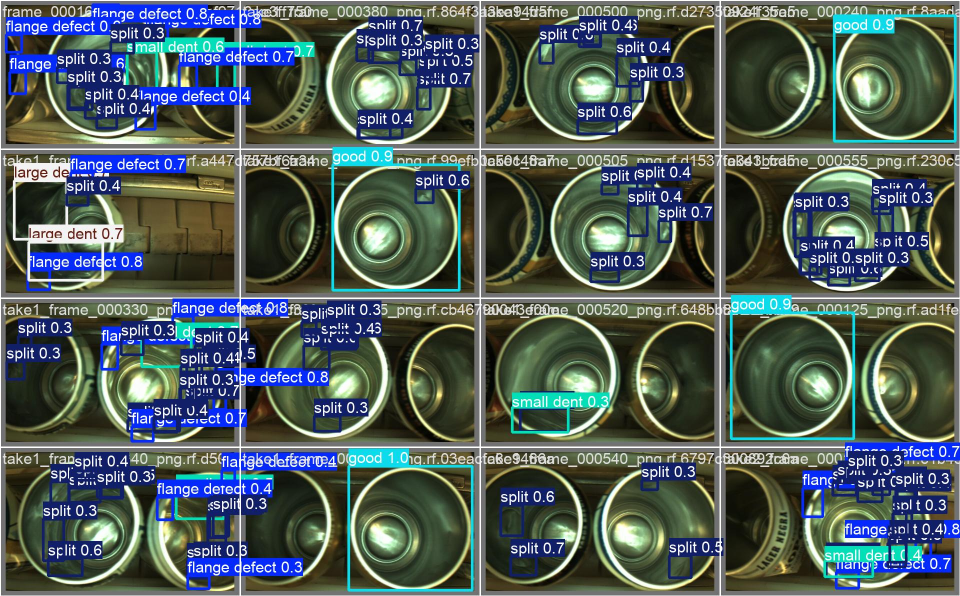
#> input picture val/val_batch0_pred.jpg, 1920 x 1192 px (shown at 1/2 size)
$ python -i vision.py   (imports and definitions only)   (older library calls are emulated)
#> lines starting #> are read from the running program, lines starting #| are printed output that depends on the picture
#> further down, picture is the input picture: shape (1192, 1920, 3); mean B, G, R 90.6, 93.2, 79.9
"""
Image processing for can inspection (OpenCV + NumPy).

Pipeline for every frame
  1. Resize to WORK_WIDTH, convert to grayscale, blur.
  2. Find the can (Hough circle) and build the region of interest (ROI).
  3. Build a difference image - how much each pixel deviates from "normal":
       * reference mode : compared to a taught GOOD can (aligned by the circle).
                          Best for real cans with rings / embossing.
       * local mode     : compared to its own neighbourhood (median filter).
                          Works without teaching; good for smooth surfaces.
  4. Threshold by sensitivity, clean up, keep blobs >= min area.
  5. Classify each blob: Scratch (long, thin), Contamination (small, dark), Dent.

This is a classic machine-vision baseline ("Built-in" engine).

TEAM ENGINE: the "Team" detection engine runs detect(image) from team_vision.py
in the project folder instead, so the team's own OpenCV code drives PASS / FAIL,
the boxes in the live view, saved images and the reject. The file is reloaded
automatically when it changes. See team_vision.py for the contract.
"""
from __future__ import annotations

import importlib.util
import threading
import time
from dataclasses import dataclass, field
from pathlib import Path

import cv2
import numpy as np

from .config import APP_DIR

# [1 line that did not run here, left out]
WORK_WIDTH = 640          # processing resolution (min area is measured at this size)

# BGR colors for overlays
C_ROI = (238, 211, 34)    # cyan
C_FAIL = (68, 68, 239)    # red
C_PASS = (94, 197, 34)    # green
C_TEXT = (243, 237, 230)


@dataclass
class VisionParams:
    sensitivity: int = 50        # 1..100, higher finds fainter defects
    min_area: int = 40           # px at WORK_WIDTH
    roi_scale: float = 0.88      # inspect this fraction of the can radius (skips the rim edge)
    engine: str = "builtin"      # "builtin" | "team" (team_vision.py) | "yolo"
    yolo_model: str = ""
    yolo_conf: float = 0.5
    yolo_imgsz: int = 640
    yolo_crop: bool = True
    yolo_empty_fails: bool = True   # detection model with a "good" class finds nothing -> FAIL (not PASS)
    area: tuple = (0.0, 0.0, 1.0, 1.0)   # inspection area (x0, y0, x1, y1) as fractions of the image

    @property
    def threshold(self) -> int:
        return int(max(5, 65 - 0.6 * self.sensitivity))


@dataclass
class Defect:
    label: str
    x: int
    y: int
    w: int
    h: int
    area: int
    strength: float              # mean deviation (gray levels)


@dataclass
class VisionResult:
    passed: bool
    defects: list
    circle: tuple | None         # (x, y, r) of the can at WORK_WIDTH, or None
    confidence: float
    ms: float
    method: str                  # "reference" | "local" | "team"
    work: np.ndarray = field(repr=False)     # BGR image at WORK_WIDTH
    blur: np.ndarray = field(repr=False)
    diff: np.ndarray = field(repr=False)
    mask: np.ndarray = field(repr=False)
    circles: list = field(default_factory=list)      # [(x, y, r, label)] at WORK_WIDTH (team engine)
    measures: dict = field(default_factory=dict)     # numbers to show, e.g. {"Diameter": "512 px"}
    area: tuple | None = None                        # inspection area (x0, y0, x1, y1) at WORK_WIDTH

    @property
    def label(self) -> str:
        return self.defects[0].label if self.defects else ""

    # [23 lines left out: functions summary, to_work, not called in this run]


def _blur(work: np.ndarray) -> np.ndarray:
    return cv2.GaussianBlur(cv2.cvtColor(work, cv2.COLOR_BGR2GRAY), (5, 5), 0)


class Vision:
    # [27 lines left out: functions __init__, find_can, teach, not called in this run]

    def clear_reference(self):
        self.reference = None
        self.reference_time = None

    # [155 lines left out: functions _expected, analyze, _analyze, area_pixels, embed, draw_area, not called in this run]


# =============================================================================
# Team engine - runs detect(image) from team_vision.py
# =============================================================================
# [83 lines that did not run here, left out]


def _parse_team(out, scale, shape):
    """detect() may return:
         True / False                       good / defective (no box)
         [] or None                         good can
         [{"label", "box": (x, y, w, h), "confidence"}, ...]
         [("Dent", x, y, w, h[, confidence]), ...]
    Boxes are in pixels of the image that was passed in."""
    if out is None or out is True:
        return [], []
    if out is False:
        return [Defect("Defect", 0, 0, 0, 0, 0, 0.0)], [0.9]
    if not isinstance(out, (list, tuple)):
        raise RuntimeError(f"detect() returned {type(out).__name__}; expected a list or True/False")
    h, w = shape[:2]
    defects, confs = [], []
    for item in out:
        if isinstance(item, dict):
            label = str(item.get("label", "Defect"))
            box = item.get("box") or (0, 0, 0, 0)
            conf = item.get("confidence", 0.9)
        elif isinstance(item, (list, tuple)) and len(item) >= 5:
            label, box, conf = str(item[0]), item[1:5], (item[5] if len(item) > 5 else 0.9)
        else:
            raise RuntimeError(f"detect() returned an item it can't read: {item!r}")
        x, y, bw, bh = (float(v) * scale for v in box)
        x, y = int(np.clip(x, 0, w - 1)), int(np.clip(y, 0, h - 1))
        bw, bh = int(min(bw, w - x)), int(min(bh, h - y))
        defects.append(Defect(label, x, y, bw, bh, bw * bh, 0.0))
        confs.append(float(np.clip(conf, 0.0, 1.0)))
    order = sorted(range(len(defects)), key=lambda i: defects[i].area, reverse=True)
    return [defects[i] for i in order], [confs[i] for i in order]


# =============================================================================
# YOLO engine - a trained Ultralytics model (detection or classification)
# =============================================================================
class Busy(Exception):
    """The model is in use by an inspection; the live view skips this frame."""


GOOD_NAMES = {"good", "ok", "pass", "no_defect", "normal"}


# [4 lines left out: function is_good_name, not called in this run]


class YoloDetector:
    """Runs an Ultralytics YOLO model (pip install ultralytics).

    * Detection models (yolo11n.pt / yolo26n.pt trained on boxes): each box = a defect.
    * Classification models (*-cls), e.g. the team's pass / fail classifier:
      fail score = 1 - (probability of the good / ok / pass / normal classes);
      the can FAILS when the fail score reaches "Min confidence" (60 % = the
      FAIL_THRESHOLD of the team's inspect_can.py). Runs at the size it was trained at.
    * Formats: .pt, .onnx, an NCNN export folder (*_ncnn_model), or a Hailo export
      folder (*_hailo_model with the .hef + metadata.yaml) / a .hef inside one - runs on
      the AI HAT+ (Hailo-8), much faster than the CPU. The Hailo model always runs at
      the size it was exported at.
    * Inspections always get the model; the live view only uses it when it is
      free, so the live view can never delay a reject.
    """

    # [225 lines left out: functions __init__, _load, preload, analyze, _run, is_hailo_model and 4 more, not called in this run]


def exposure_stats(frame: np.ndarray) -> dict:
    """Brightness of a frame: mean (0-255), % blown-out and % black pixels."""
    g = frame if frame.ndim == 2 else cv2.cvtColor(frame, cv2.COLOR_BGR2GRAY)
    small = cv2.resize(g, (max(1, g.shape[1] // 4), max(1, g.shape[0] // 4)), interpolation=cv2.INTER_AREA)
    n = small.size
    return {"mean": float(small.mean()), "clipped": float((small >= 250).sum() * 100 / n),
            "black": float((small <= 5).sum() * 100 / n)}


_focus = {"hist": []}          # (time, sharpness) for the "best so far" marker


def focus_view(frame: np.ndarray) -> np.ndarray:
    """Setup helper: centre of the image at FULL resolution (no downscaling) with a sharpness
    score to maximise while turning the lens focus ring, plus a brightness check."""
    bgr = frame if frame.ndim == 3 else cv2.cvtColor(frame, cv2.COLOR_GRAY2BGR)
    h, w = bgr.shape[:2]
    cw, ch = min(w, 960), min(h, 720)
    x0, y0 = (w - cw) // 2, (h - ch) // 2
    crop = bgr[y0:y0 + ch, x0:x0 + cw].copy()
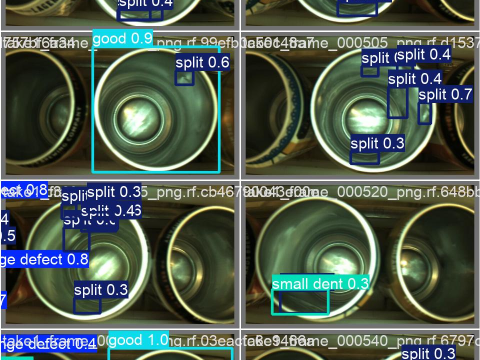
#> crop: shape (720, 960, 3) (shown at 1/2 size); mean B, G, R 81.7, 92.5, 80
    g = cv2.cvtColor(crop, cv2.COLOR_BGR2GRAY)
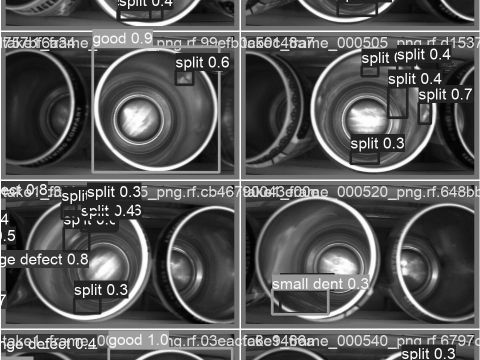
#> g: shape (720, 960) (shown at 1/2 size); min 0, max 255, mean 87.5
    sharp = float(cv2.Laplacian(g, cv2.CV_64F).var())
#> sharp = 2409.2
    now = time.monotonic()
    hist = [(t, v) for t, v in _focus["hist"] if now - t < 20] + [(now, sharp)]
#> hist = [(231.3, 2409.2)]
    _focus["hist"] = hist
    best = max(v for _, v in hist)
#> best = 2409.2
    ex = exposure_stats(frame)
#> in exposure_stats, `g = frame if frame.ndim == 2 else cv2.cvtColor(frame, cv2.COLOR_BGR2GR..`:
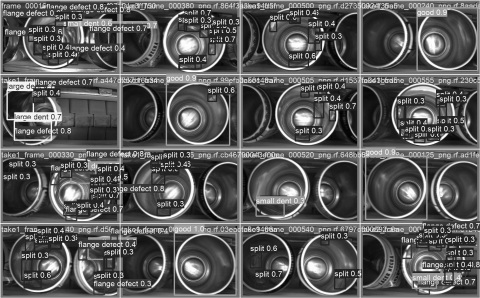
#> g: shape (1192, 1920) (shown at 1/4 size); min 0, max 255, mean 88.9
#> in exposure_stats, `small = cv2.resize(g, (max(1, g.shape[1] // 4), max(1, g.shape[0] // 4..`:
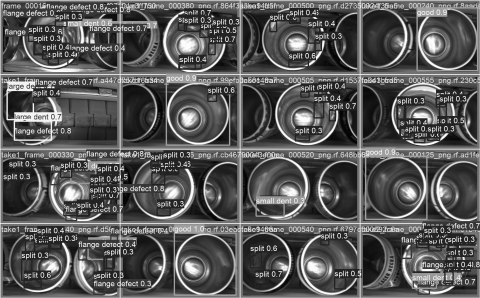
#> small: shape (298, 480); min 2, max 254, mean 88.9
#> ex = {'mean': 88.95, 'clipped': 0.747, 'black': 0.131}

    # panel
    pw = min(cw - 20, 640)
    cv2.rectangle(crop, (10, 10), (10 + pw, 160), (20, 15, 11), -1)
    cv2.putText(crop, "FOCUS - turn the lens ring slowly, make the bar longest", (22, 38),
                cv2.FONT_HERSHEY_SIMPLEX, 0.62, C_TEXT, 1, cv2.LINE_AA)
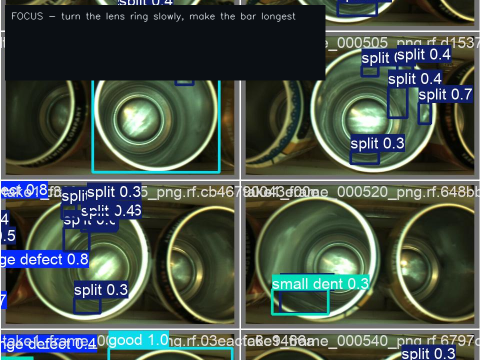
#> crop: shape (720, 960, 3) (shown at 1/2 size); mean B, G, R 73.4, 81.7, 70.6
    frac = 0 if best <= 0 else min(1.0, sharp / best)
#> frac = 1
    cv2.rectangle(crop, (22, 52), (22 + pw - 24, 78), (60, 50, 40), -1)
    cv2.rectangle(crop, (22, 52), (22 + int((pw - 24) * frac), 78),
                  C_PASS if frac > 0.95 else (36, 165, 245) if frac > 0.75 else C_FAIL, -1)
    cv2.putText(crop, f"sharpness {sharp:.0f}   best in last 20 s {best:.0f}", (22, 106),
                cv2.FONT_HERSHEY_SIMPLEX, 0.62, C_TEXT, 1, cv2.LINE_AA)
    m = ex["mean"]
#> m = 88.95
    verdict = ("TOO DARK - longer exposure / more light / open the aperture" if m < 60 else
               "OVEREXPOSED - shorter exposure / less light" if ex["clipped"] > 3 or m > 200 else "brightness OK")
#> verdict = 'brightness OK'
    color = C_PASS if verdict == "brightness OK" else (36, 165, 245)
#> color = (94, 197, 34)
    cv2.putText(crop, f"brightness {m:.0f}/255  ({ex['clipped']:.1f}% white)  {verdict}", (22, 140),
                cv2.FONT_HERSHEY_SIMPLEX, 0.55, color, 1, cv2.LINE_AA)
    cv2.putText(crop, f"centre {cw}x{ch} of {w}x{h} at full resolution", (14, ch - 12),
                cv2.FONT_HERSHEY_SIMPLEX, 0.45, C_TEXT, 1, cv2.LINE_AA)
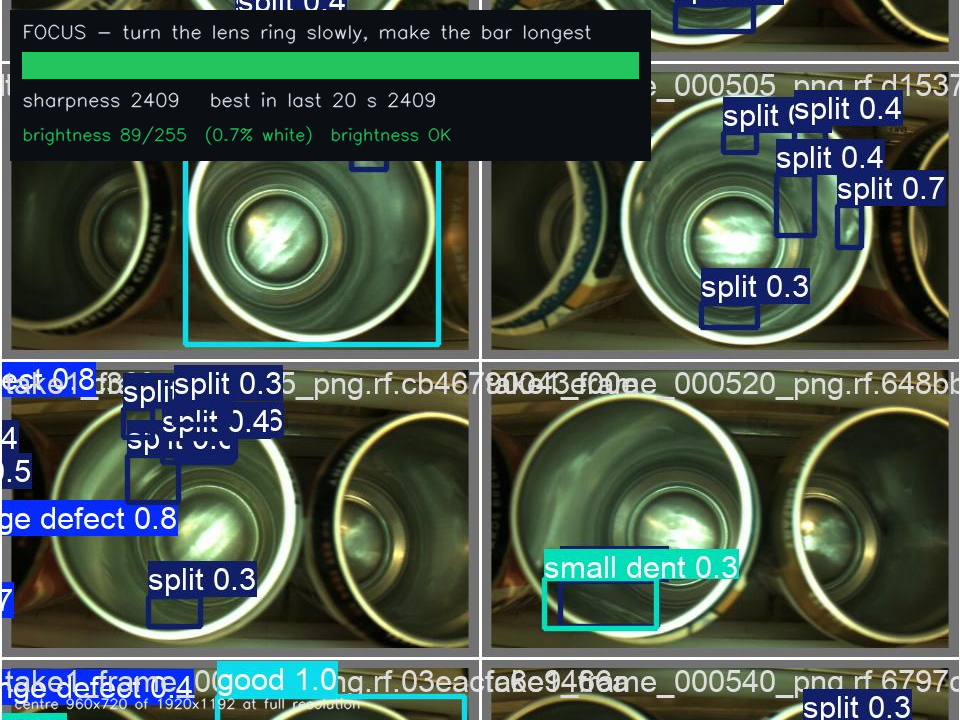
#> crop: shape (720, 960, 3); mean B, G, R 75.8, 86.9, 71.7
    return crop


# [27 lines left out: functions _area_work, render, not called in this run]

>>> import cv2
>>> picture = cv2.imread('../../val/val_batch0_pred.jpg')
>>> result = focus_view(picture)

$ run again, on val/val_batch1_pred.jpg
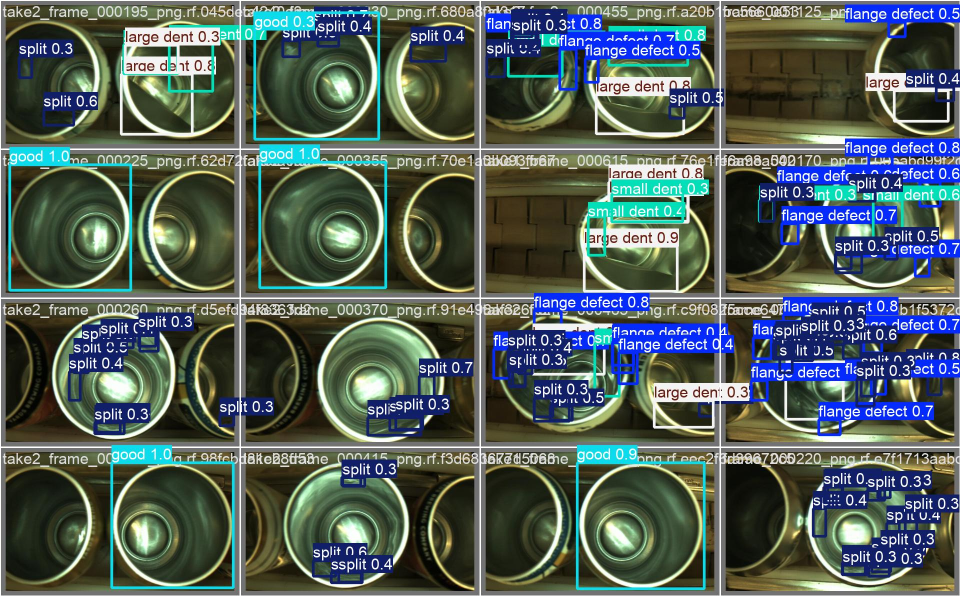
#> input picture val/val_batch1_pred.jpg, 1920 x 1192 px (shown at 1/2 size)
#> picture is the input picture: shape (1192, 1920, 3); mean B, G, R 90.8, 95.9, 82.7
#> sharp = 2634.9
#> hist = [(232.4, 2634.9)]
#> best = 2634.9
#> in exposure_stats, `small = cv2.resize(g, (max(1, g.shape[1] // 4), max(1, g.shape[0] // 4..`:
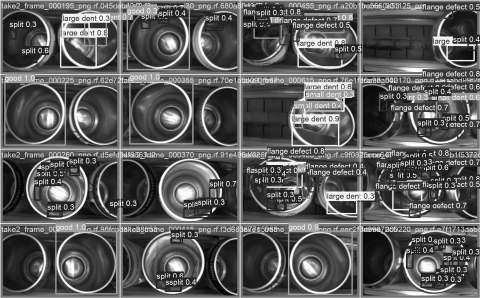
#> small: shape (298, 480); min 1, max 254, mean 91.4
#> ex = {'mean': 91.36, 'clipped': 0.7, 'black': 0.0951}
#> frac = 1
#> m = 91.36
#> verdict = 'brightness OK'
#> color = (94, 197, 34)
#> in focus_view, `cv2.putText(crop, f"centre {cw}x{ch} of {w}x{h} at full resolution", (..`:
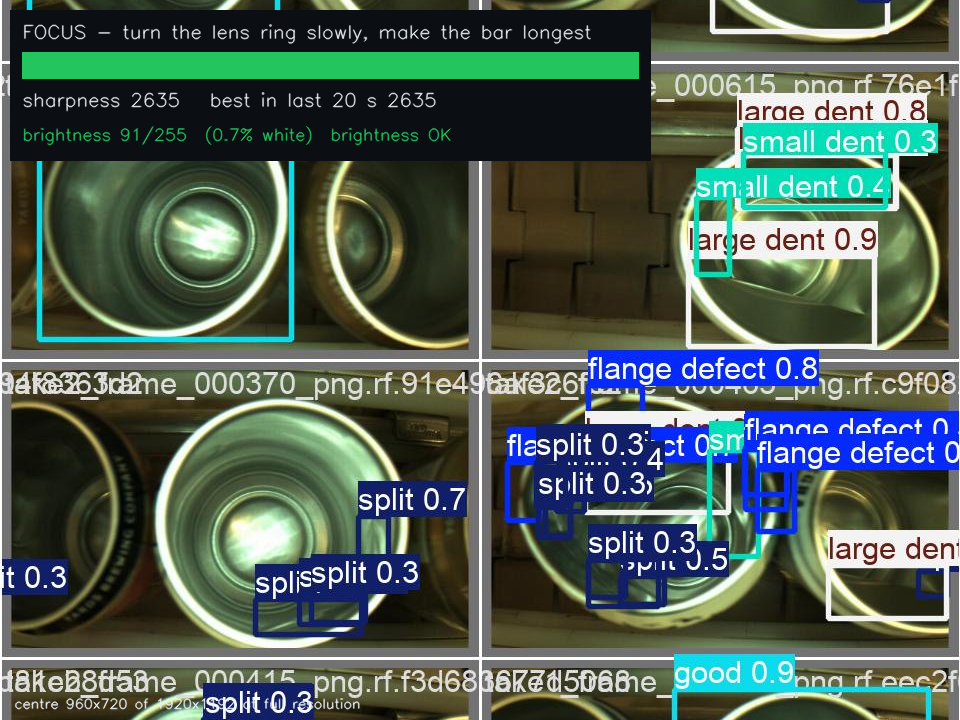
#> crop: shape (720, 960, 3); mean B, G, R 85.1, 94.5, 78.3

$ run again, on val/val_batch2_pred.jpg
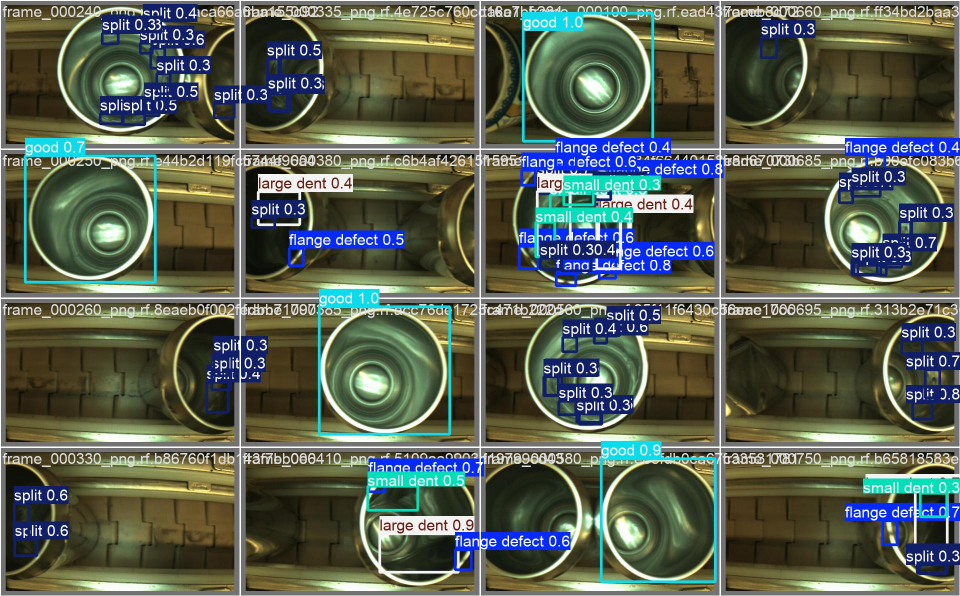
#> input picture val/val_batch2_pred.jpg, 1920 x 1192 px (shown at 1/2 size)
#> picture is the input picture: shape (1192, 1920, 3); mean B, G, R 83.4, 97.4, 89.9
#> sharp = 3185.7
#> hist = [(233.5, 3185.7)]
#> best = 3185.7
#> in exposure_stats, `small = cv2.resize(g, (max(1, g.shape[1] // 4), max(1, g.shape[0] // 4..`:
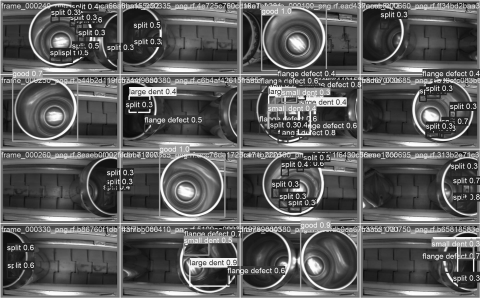
#> small: shape (298, 480); min 8, max 254, mean 93.6
#> ex = {'mean': 93.58, 'clipped': 0.815, 'black': 0}
#> frac = 1
#> m = 93.58
#> verdict = 'brightness OK'
#> color = (94, 197, 34)
#> in focus_view, `cv2.putText(crop, f"centre {cw}x{ch} of {w}x{h} at full resolution", (..`:
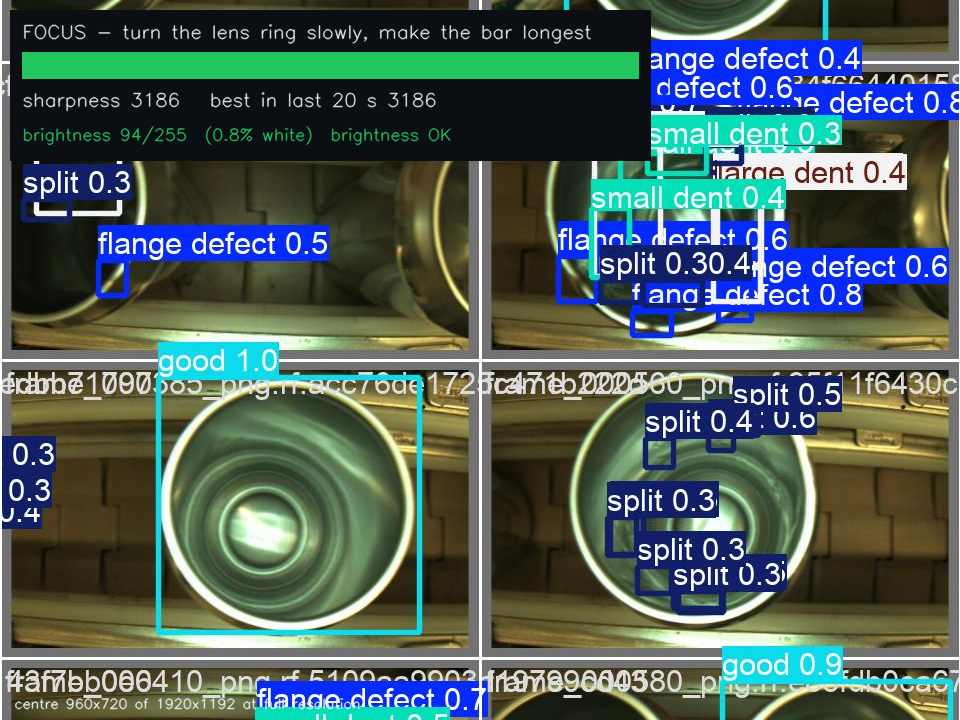
#> crop: shape (720, 960, 3); mean B, G, R 91.2, 96.1, 79.3
